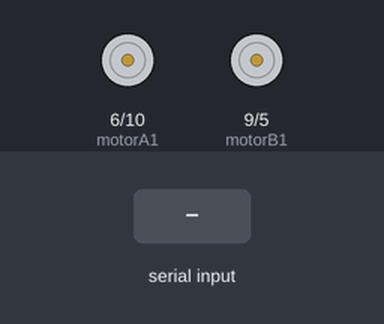
Recording of a sketch running on a simulated Arduino Uno, built with avr-gcc and run on an emulated ATmega328P. Shown: motor-driver pin pairs drawn as motors (green arrow = first pin HIGH = forward, orange = second pin HIGH = backward, longer = more drive). Inputs (shaded band) come from the test bench.

Above: at 1.2 s.
1.3 s: "F" received over Serial
At 2.5 s:
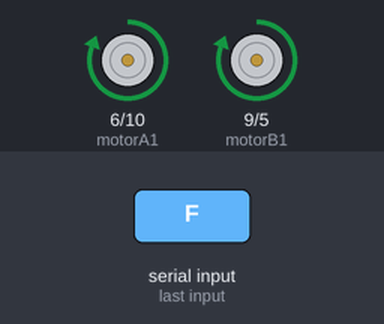
2.8 s: "B" received over Serial
At 3.6 s:
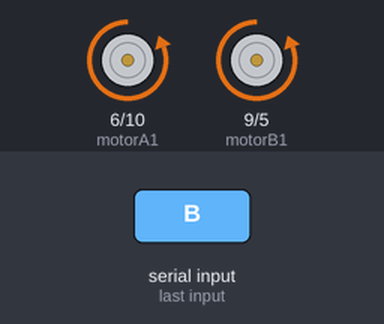
4.3 s: "L" received over Serial
At 4.8 s:
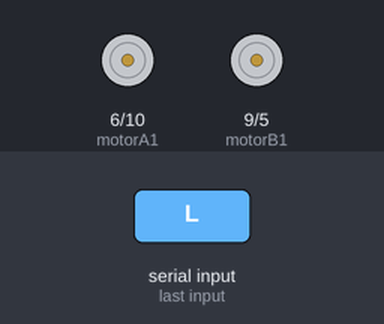
5.8 s: "R" received over Serial
7.3 s: "G" received over Serial
At 8.2 s:
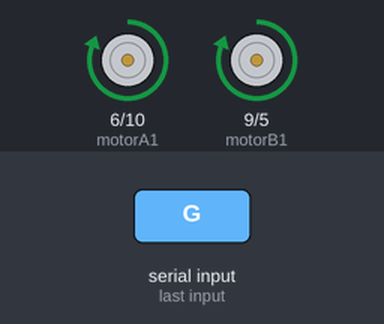
8.8 s: "H" received over Serial
At 9.4 s:
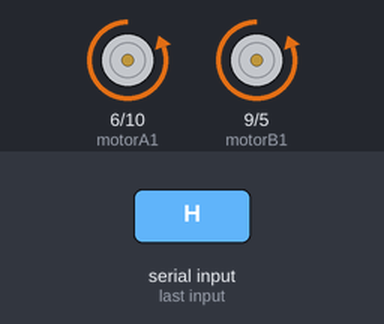
Timing chart, 0 to 11.3 s (numbered marks = the images above; inputs shaded):
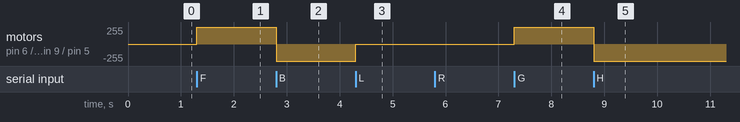

The sketch:

Ka_an_Robot_Kodu.ino
```cpp
//         <<<KAÇAN ROBOT>>
  const int motorA1  = 6;   //  IN3 Girişi
  const int motorA2  = 10;  //  IN1 Girişi
  const int motorB1  = 9;   //  IN2 Girişi
  const int motorB2  = 5;   //  IN4 Girişi

  int durum; //Bluetooth cihazından gelecek sinyalin değişkeni

void setup() {
    pinMode(motorA1, OUTPUT);
    pinMode(motorA2, OUTPUT);
    pinMode(motorB1, OUTPUT);
    pinMode(motorB2, OUTPUT);
    Serial.begin(9600);
}

void loop() {
    if(Serial.available() > 0){
      durum = Serial.read();
    }
  //İleri
  //Gelen veri 'F' ise araba ileri gider.
    if (durum == 'F') {
      analogWrite(motorA1, 255); analogWrite(motorA2, 0);
        analogWrite(motorB1, 255);      analogWrite(motorB2, 0);
    }
                    //İleri sol
  //Gelen veri 'G' ise araba ileri sol(çapraz) gider.
    else if (durum == 'G') {
      analogWrite(motorA1,255 ); analogWrite(motorA2, 0);
        analogWrite(motorB1, 255);    analogWrite(motorB2, 0);
    }
                    //İleri Sağ
  //Gelen veri 'I' ise araba ileri sağ(çapraz) gider.
    else if (durum == 'I') {
        analogWrite(motorA1, 255); analogWrite(motorA2, 0);
        analogWrite(motorB1, 255);      analogWrite(motorB2, 0);
    }
                       //Geri
  //Gelen veri 'B' ise araba geri gider.
    else if (durum == 'B') {
      analogWrite(motorA1, 0);   analogWrite(motorA2, 255);
        analogWrite(motorB1, 0);   analogWrite(motorB2, 255);
    }
                      //Geri Sol
  //Gelen veri 'H' ise araba geri sol(çapraz) gider
    else if (durum == 'H') {
      analogWrite(motorA1, 0);   analogWrite(motorA2, 255);
        analogWrite(motorB1, 0); analogWrite(motorB2, 255);
    }
                      //Geri Sağ
  //Gelen veri 'J' ise araba geri sağ(çapraz) gider
    else if (durum == 'J') {
      analogWrite(motorA1, 0);   analogWrite(motorA2, 255);
        analogWrite(motorB1, 0);   analogWrite(motorB2, 255);
    }
                        //Sol
  //Gelen veri 'L' ise araba sola gider.
    else if (durum == 'L') {
      analogWrite(motorA1, 255);   analogWrite(motorA2, 255);
        analogWrite(motorB1, 0); analogWrite(motorB2, 0);
    }
                        //Sağ
  //Gelen veri 'R' ise araba sağa gider
    else if (durum == 'R') {
      analogWrite(motorA1, 0);   analogWrite(motorA2, 0);
        analogWrite(motorB1, 255);   analogWrite(motorB2, 255);
    }

                       //Stop
  //Gelen veri 'S' ise arabayı durdur.
    else if (durum == 'S'){
        analogWrite(motorA1, 0);  analogWrite(motorA2, 0);
        analogWrite(motorB1, 0);  analogWrite(motorB2, 0);
    }
}
```

Measured:
- after the input at 1.3 s, motor on pin 6 (motorA1) / pin 10 (motorA2), motor on pin 9 (motorB1) / pin 5 (motorB2): stopped → forward 255/255 at once
- after the input at 2.8 s, motor on pin 6 (motorA1) / pin 10 (motorA2), motor on pin 9 (motorB1) / pin 5 (motorB2): forward 255/255 → backward 255/255 at once
- after the input at 4.3 s, motor on pin 6 (motorA1) / pin 10 (motorA2), motor on pin 9 (motorB1) / pin 5 (motorB2): backward 255/255 → stopped at once
- after the input at 7.3 s, motor on pin 6 (motorA1) / pin 10 (motorA2), motor on pin 9 (motorB1) / pin 5 (motorB2): stopped → forward 255/255 at once
- after the input at 8.8 s, motor on pin 6 (motorA1) / pin 10 (motorA2), motor on pin 9 (motorB1) / pin 5 (motorB2): forward 255/255 → backward 255/255 at once
